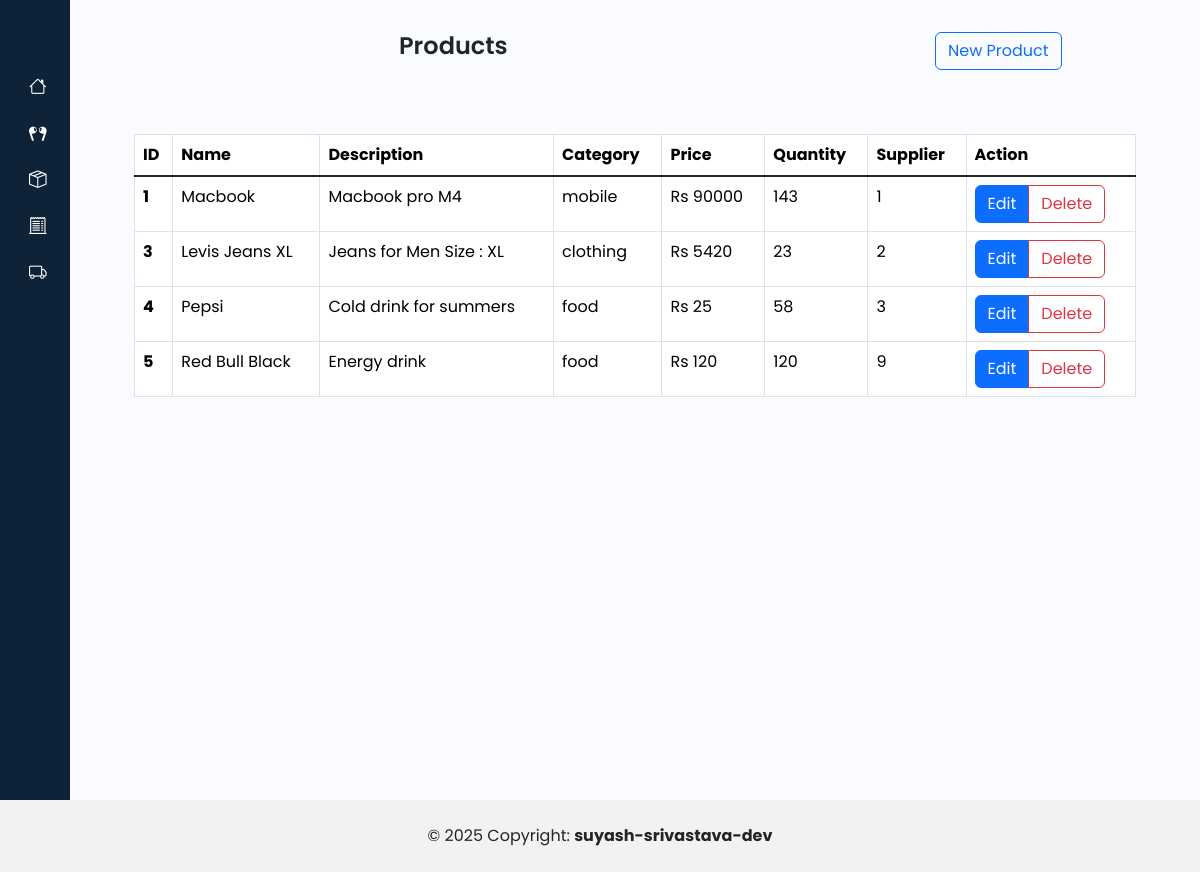
Page /products on the committed database.
### inventory_management/models.py (models this page shows)
class Product(models.Model):
    name=models.CharField(max_length=200,unique=True)
    description=models.TextField()
    category = models.CharField(max_length=20, choices=[(c.value, c.name) for c in Category])
    price=models.IntegerField(default=0)
    stock=models.IntegerField(default=0)
    supplier = models.ForeignKey(Supplier, on_delete=models.CASCADE)

### inventory_management/views.py (the view)
# urls.py: path("products", views.products, name="products"),
def products(request):
    context={}
    products=Product.objects.all().values()
    context['table_data']=products
    print(context)
    return render(request, 'inventory_management/products.html',context=context)

### inventory_management/templates/inventory_management/products.html (shortened to what this page needs)
{% extends "base.html" %}
{% block page_content %}
<div class="container text-center p-3">
    <div class="row">
      <div class="col-sm-8">
        <h1>Products</h1>
      </div>
      <div class="col-sm-4">
        <a type="button" class="btn btn-outline-primary" href="/add-product" role="button">New Product</a>
      </div>
    </div>
</div>
<div class="container mx-auto p-5">
    <table class="table table-bordered">
        <thead>
          <tr>
            <th scope="col">ID</th>
            <th scope="col">Name</th>
            <th scope="col">Description</th>
            <th scope="col">Category</th>
            <th scope="col">Price</th>
            <th scope="col">Quantity</th>
            <th scope="col">Supplier</th>
            <th scope="col">Action</th>
          </tr>
        </thead>
        <tbody class="table-group-divider">
          {% for product in table_data %}
          <tr>
            <th scope="row">{{product.id}}</th>
            <td>{{product.name}}</td>
            <td>{{product.description}}</td>
            <td>{{product.category}}</td>
            <td>Rs {{product.price}}</td>
            <td>{{product.stock}}</td>
            <td>{{product.supplier_id}}</td>
            <td>
                <div class="btn-group" role="group" aria-label="Button group with nested dropdown">
                    <a href="edit-product/{{product.id}}" type="button" class="btn btn-primary">Edit</a>
                    <a href="remove-product/{{product.id}}" type="button" class="btn btn-outline-danger">Delete</a>
                  </div>
            </td>
          </tr>
          {% endfor %}
        </tbody>
      </table>
</div>
{% endblock page_content %}

### static/css/style.css (style rules this page uses)
a { text-decoration: none; }
h1 { font-weight: 600; font-size: 1.5rem; }
body { font-family: 'Poppins', sans-serif; }

### rows in the picture
Product: id "1", name "Macbook", description "Macbook pro M4", category "mobile", price "90000", stock "143", supplier_id "1"
Product: id "3", name "Levis Jeans XL", description "Jeans for Men Size : XL", category "clothing", price "5420", stock "23", supplier_id "2"
Product: id "4", name "Pepsi", description "Cold drink for summers", category "food", price "25", stock "58", supplier_id "3"
Product: id "5", name "Red Bull Black", description "Energy drink", category "food", price "120", stock "120", supplier_id "9"
